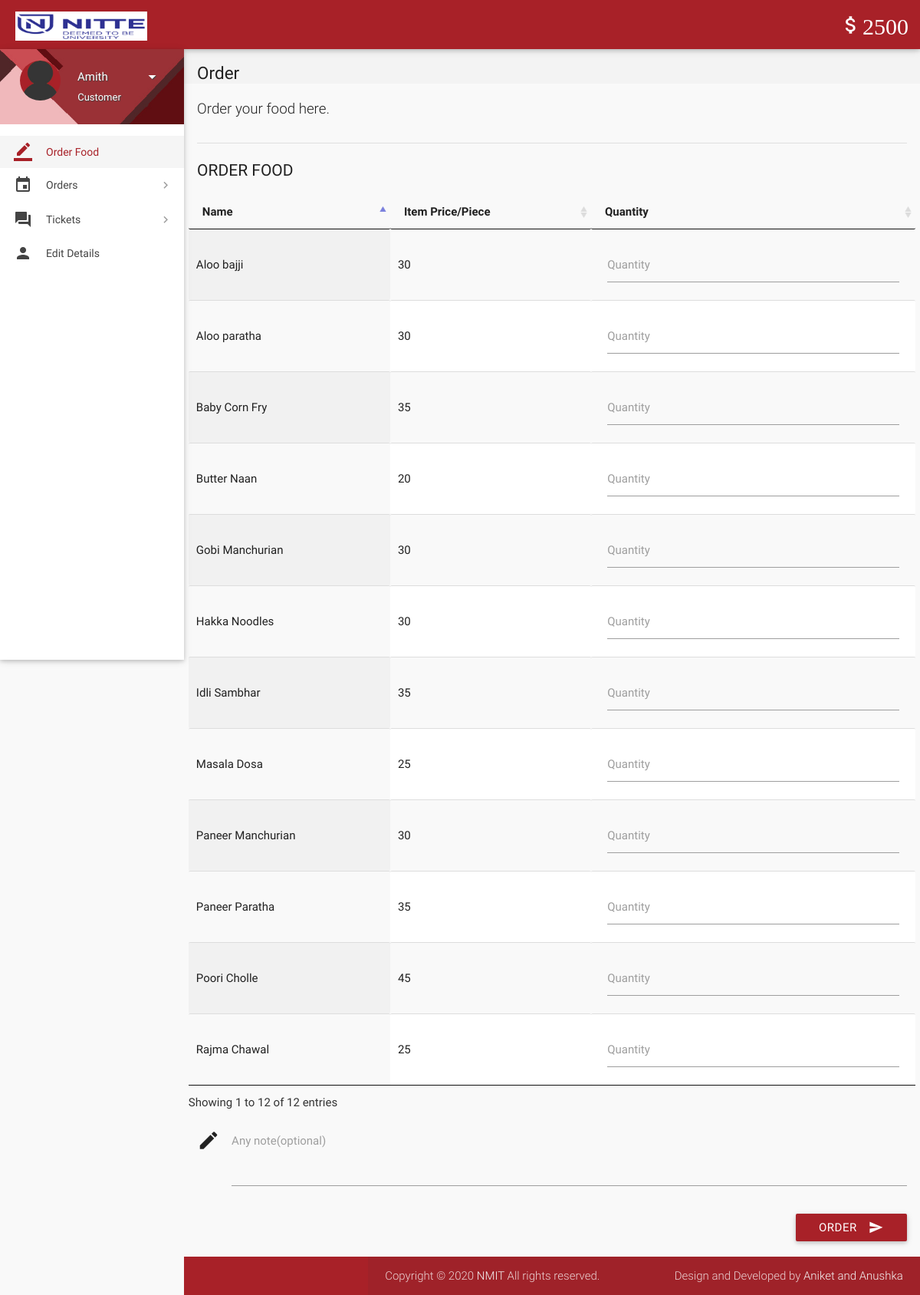
/index.php (signed in), run on the app's committed database.
### tables this page shows
CREATE TABLE `wallet_details` (
  `id` int(11) NOT NULL,
  `wallet_id` int(11) NOT NULL,
  `number` varchar(16) NOT NULL,
  `cvv` int(3) NOT NULL,
  `balance` int(11) NOT NULL DEFAULT 2000
);

CREATE TABLE `items` (
  `id` int(11) NOT NULL,
  `name` varchar(20) NOT NULL,
  `price` int(11) NOT NULL,
  `deleted` tinyint(4) NOT NULL DEFAULT 0
);

### includes/wallet.php (called while the page is built)
<?php
$user_id=$_SESSION['user_id'];
$sql = mysqli_query($con, "SELECT * FROM wallet where customer_id = $user_id");
while($row1 = mysqli_fetch_array($sql)){
$wallet_id = $row1['id'];
}
$sql = mysqli_query($con, "SELECT * FROM wallet_details where wallet_id = $wallet_id");
while($row1 = mysqli_fetch_array($sql)){
$balance = $row1['balance'];
}
?>

### includes/connect.php (called while the page is built, shortened)
<?php
$name = $_SESSION['name'];
$role = $_SESSION['role'];
?>

### index.php (the view, shortened to what this page needs)
<?php
include 'includes/connect.php';
include 'includes/wallet.php';
	if($_SESSION['customer_sid']==session_id())
	{
		?>
<!DOCTYPE html>
<html lang="en">
<head>
  <link href="css/materialize.min.css" type="text/css" rel="stylesheet" media="screen,projection">
  <link href="css/style.min.css" type="text/css" rel="stylesheet" media="screen,projection">
  <link href="css/custom/custom.min.css" type="text/css" rel="stylesheet" media="screen,projection">
  <link href="js/plugins/perfect-scrollbar/perfect-scrollbar.css" type="text/css" rel="stylesheet" media="screen,projection">
  <link href="js/plugins/data-tables/css/jquery.dataTables.min.css" type="text/css" rel="stylesheet" media="screen,projection">
</head>
<body>
  <header id="header" class="page-topbar">
        <div class="navbar-fixed">
            <nav class="navbar-color">
                <div class="nav-wrapper">
                    <ul class="left">
                      <li><h1 class="logo-wrapper"><a href="index.php" class="brand-logo darken-1"><img src="images/materialize-logo.png" alt="logo"></a> <span class="logo-text">Logo</span></h1></li>
                    </ul>
                    <ul class="right hide-on-med-and-down">
                        <li><a href="#" class="waves-effect waves-block waves-light"><i class="mdi-editor-attach-money"><?php echo $balance;?></i></a>
                        </li>
                    </ul>
                </div>
            </nav>
        </div>
  </header>
  <div id="main">
    <div class="wrapper">
      <aside id="left-sidebar-nav">
        <ul id="slide-out" class="side-nav fixed leftside-navigation">
            <li class="user-details cyan darken-2">
            <div class="row">
                <div class="col col s4 m4 l4">
                    <img src="images/avatar.jpg" alt="" class="circle responsive-img valign profile-image">
                </div>
                <div class="col col s8 m8 l8">
                    <a class="btn-flat dropdown-button waves-effect waves-light white-text profile-btn" href="#" data-activates="profile-dropdown"><?php echo $name;?> <i class="mdi-navigation-arrow-drop-down right"></i></a>
                    <p class="user-roal"><?php echo $role;?></p>
                </div>
            </div>
            </li>
            <li class="bold active"><a href="index.php" class="waves-effect waves-cyan"><i class="mdi-editor-border-color"></i> Order Food</a>
            </li>
                <li class="no-padding">
                    <ul class="collapsible collapsible-accordion">
                        <li class="bold"><a class="collapsible-header waves-effect waves-cyan"><i class="mdi-editor-insert-invitation"></i> Orders</a>
                        </li>
                    </ul>
                </li>
                <li class="no-padding">
                    <ul class="collapsible collapsible-accordion">
                        <li class="bold"><a class="collapsible-header waves-effect waves-cyan"><i class="mdi-action-question-answer"></i> Tickets</a>
                        </li>
                    </ul>
                </li>
            <li class="bold"><a href="details.php" class="waves-effect waves-cyan"><i class="mdi-social-person"></i> Edit Details</a>
            </li>
        </ul>
        </aside>
      <section id="content">
        <div id="breadcrumbs-wrapper">
          <div class="container">
            <div class="row">
              <div class="col s12 m12 l12">
                <h5 class="breadcrumbs-title">Order</h5>
              </div>
            </div>
          </div>
        </div>
        <div class="container">
          <p class="caption">Order your food here.</p>
          <div class="divider"></div>
		  <form class="formValidate" id="formValidate" method="post" action="place-order.php" novalidate="novalidate">
            <div class="row">
              <div class="col s12 m4 l3">
                <h4 class="header">Order Food</h4>
              </div>
              <div>
                  <table id="data-table-customer" class="responsive-table display" cellspacing="0">
                    <thead>
                      <tr>
                        <th>Name</th>
                        <th>Item Price/Piece</th>
                        <th>Quantity</th>
                      </tr>
                    </thead>
                    <tbody>
				<?php
				$result = mysqli_query($con, "SELECT * FROM items where not deleted;");
				while($row = mysqli_fetch_array($result))
				{
					echo '<tr><td>'.$row["name"].'</td><td>'.$row["price"].'</td>';
					echo '<td><div class="input-field col s12"><label for='.$row["id"].' class="">Quantity</label>';
					echo '<input id="'.$row["id"].'" name="'.$row['id'].'" type="text" data-error=".errorTxt'.$row["id"].'"><div class="errorTxt'.$row["id"].'"></div></td></tr>';
				}
				?>
                    </tbody>
</table>
              </div>
			  <div class="input-field col s12">
              <i class="mdi-editor-mode-edit prefix"></i>
              <textarea id="description" name="description" class="materialize-textarea"></textarea>
              <label for="description" class="">Any note(optional)</label>
			  </div>
			  <div>
			  <div class="input-field col s12">
                              <button class="btn cyan waves-effect waves-light right" type="submit" name="action">Order
                                <i class="mdi-content-send right"></i>
                              </button>
                            </div>
            </div>
			</form>
          </div>
        </div>
  </div>
  <footer class="page-footer">
    <div class="footer-copyright">
      <div class="container">
      <span>Copyright © 2020 <a class="grey-text text-lighten-4" href="#" target="_blank">NMIT</a> All rights reserved.</span>
        <span class="right"> Design and Developed by <a class="grey-text text-lighten-4" href="#">Aniket and Anushka</a></span>
        </div>
    </div>
  </footer>
</body>
</html>
<?php
	}
?>

### data on the page
wallet_details: balance "2500"
items: name "Aloo paratha", price "30"
items: name "Poori Cholle", price "45"
items: name "Rajma Chawal", price "25"
items: name "Gobi Manchurian", price "30"
items: name "Paneer Paratha", price "35"
items: name "Paneer Manchurian", price "30"
items: name "Butter Naan", price "20"
items: name "Hakka Noodles", price "30"
items: name "Baby Corn Fry", price "35"
items: name "Aloo bajji", price "30"
items: name "Idli Sambhar", price "35"
items: name "Masala Dosa", price "25"

### other printed values
$name "Amith"
$role "Customer"
